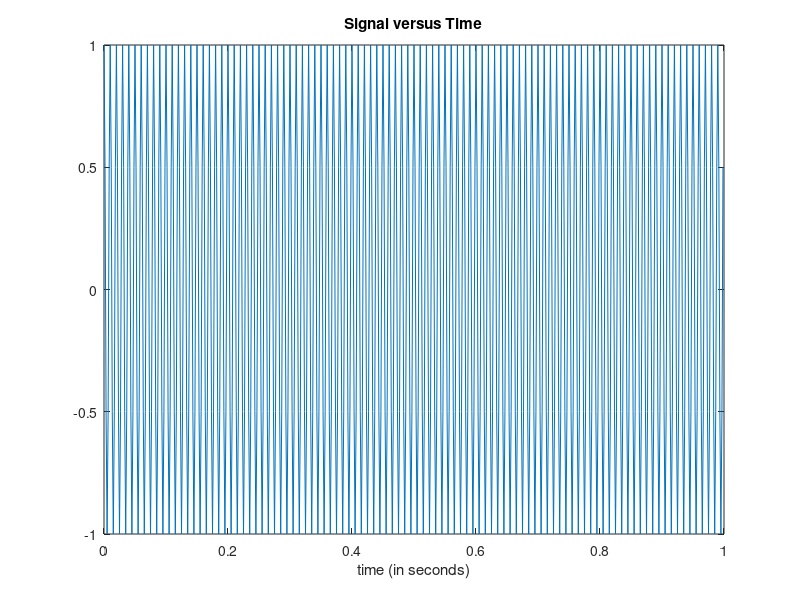

Reproduce this figure in MATLAB.
close all; clear all; clc;   
%%Time specifications:
   Fs = 600;                   % samples per second
   dt = 1/Fs;                   % seconds per sample
   StopTime = 1;             % seconds
   t = (0:dt:StopTime-dt)';     % seconds

   %%Sine wave:
   Fc = 100;                     % hertz
   x = cos(2*pi*Fc*t);

   % Plot the signal versus time:
   figure;
   plot(t,x);
   xlabel('time (in seconds)');
   title('Signal versus Time');
   zoom xon;